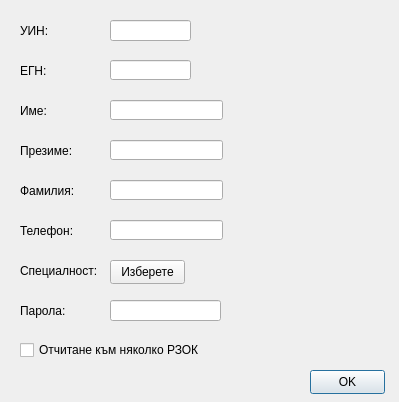
<?xml version="1.0" encoding="UTF-8"?>
<ui version="4.0">
 <class>DoctorSettingsDialog</class>
 <widget class="QDialog" name="DoctorSettingsDialog">
  <property name="geometry">
   <rect>
    <x>0</x>
    <y>0</y>
    <width>399</width>
    <height>402</height>
   </rect>
  </property>
  <property name="sizePolicy">
   <sizepolicy hsizetype="Fixed" vsizetype="Fixed">
    <horstretch>0</horstretch>
    <verstretch>0</verstretch>
   </sizepolicy>
  </property>
  <property name="windowTitle">
   <string>DoctorSettingsDialog</string>
  </property>
  <widget class="LineEdit" name="lpkEdit">
   <property name="geometry">
    <rect>
     <x>110</x>
     <y>20</y>
     <width>81</width>
     <height>21</height>
    </rect>
   </property>
   <property name="maxLength">
    <number>9</number>
   </property>
  </widget>
  <widget class="QLabel" name="label">
   <property name="geometry">
    <rect>
     <x>20</x>
     <y>20</y>
     <width>49</width>
     <height>21</height>
    </rect>
   </property>
   <property name="text">
    <string>УИН:</string>
   </property>
  </widget>
  <widget class="QLabel" name="label_2">
   <property name="geometry">
    <rect>
     <x>20</x>
     <y>100</y>
     <width>49</width>
     <height>21</height>
    </rect>
   </property>
   <property name="text">
    <string>Име:</string>
   </property>
  </widget>
  <widget class="QLabel" name="label_3">
   <property name="geometry">
    <rect>
     <x>20</x>
     <y>180</y>
     <width>71</width>
     <height>21</height>
    </rect>
   </property>
   <property name="text">
    <string>Фамилия:</string>
   </property>
  </widget>
  <widget class="QLabel" name="label_4">
   <property name="geometry">
    <rect>
     <x>20</x>
     <y>60</y>
     <width>61</width>
     <height>21</height>
    </rect>
   </property>
   <property name="text">
    <string>ЕГН:</string>
   </property>
  </widget>
  <widget class="QPushButton" name="okButton">
   <property name="geometry">
    <rect>
     <x>310</x>
     <y>370</y>
     <width>75</width>
     <height>24</height>
    </rect>
   </property>
   <property name="text">
    <string>OK</string>
   </property>
   <property name="default">
    <bool>true</bool>
   </property>
  </widget>
  <widget class="LineEdit" name="egnLineEdit">
   <property name="geometry">
    <rect>
     <x>110</x>
     <y>60</y>
     <width>81</width>
     <height>20</height>
    </rect>
   </property>
   <property name="text">
    <string/>
   </property>
   <property name="maxLength">
    <number>10</number>
   </property>
  </widget>
  <widget class="QLabel" name="label_7">
   <property name="geometry">
    <rect>
     <x>20</x>
     <y>300</y>
     <width>51</width>
     <height>21</height>
    </rect>
   </property>
   <property name="text">
    <string>Парола:</string>
   </property>
  </widget>
  <widget class="LineEdit" name="passEdit">
   <property name="geometry">
    <rect>
     <x>110</x>
     <y>300</y>
     <width>111</width>
     <height>21</height>
    </rect>
   </property>
   <property name="maxLength">
    <number>10</number>
   </property>
   <property name="echoMode">
    <enum>QLineEdit::Normal</enum>
   </property>
  </widget>
  <widget class="NameEdit" name="fNameEdit">
   <property name="geometry">
    <rect>
     <x>110</x>
     <y>100</y>
     <width>113</width>
     <height>20</height>
    </rect>
   </property>
   <property name="maxLength">
    <number>50</number>
   </property>
  </widget>
  <widget class="NameEdit" name="lNameEdit">
   <property name="geometry">
    <rect>
     <x>110</x>
     <y>180</y>
     <width>113</width>
     <height>20</height>
    </rect>
   </property>
   <property name="maxLength">
    <number>50</number>
   </property>
  </widget>
  <widget class="QLabel" name="iconLabel">
   <property name="geometry">
    <rect>
     <x>310</x>
     <y>20</y>
     <width>61</width>
     <height>51</height>
    </rect>
   </property>
   <property name="text">
    <string/>
   </property>
  </widget>
  <widget class="QLabel" name="errorLabel">
   <property name="geometry">
    <rect>
     <x>20</x>
     <y>370</y>
     <width>261</width>
     <height>21</height>
    </rect>
   </property>
   <property name="styleSheet">
    <string notr="true">color : red;</string>
   </property>
   <property name="text">
    <string/>
   </property>
  </widget>
  <widget class="NameEdit" name="mNameEdit">
   <property name="geometry">
    <rect>
     <x>110</x>
     <y>140</y>
     <width>113</width>
     <height>20</height>
    </rect>
   </property>
   <property name="maxLength">
    <number>50</number>
   </property>
  </widget>
  <widget class="QLabel" name="label_6">
   <property name="geometry">
    <rect>
     <x>20</x>
     <y>140</y>
     <width>71</width>
     <height>21</height>
    </rect>
   </property>
   <property name="text">
    <string>Презиме:</string>
   </property>
  </widget>
  <widget class="QCheckBox" name="severalRHIFcheck">
   <property name="geometry">
    <rect>
     <x>20</x>
     <y>340</y>
     <width>191</width>
     <height>20</height>
    </rect>
   </property>
   <property name="text">
    <string>Отчитане към няколко РЗОК</string>
   </property>
  </widget>
  <widget class="LineEdit" name="phoneEdit">
   <property name="geometry">
    <rect>
     <x>110</x>
     <y>220</y>
     <width>113</width>
     <height>20</height>
    </rect>
   </property>
   <property name="maxLength">
    <number>50</number>
   </property>
  </widget>
  <widget class="QLabel" name="label_8">
   <property name="geometry">
    <rect>
     <x>20</x>
     <y>220</y>
     <width>71</width>
     <height>21</height>
    </rect>
   </property>
   <property name="text">
    <string>Телефон:</string>
   </property>
  </widget>
  <widget class="QLabel" name="label_9">
   <property name="geometry">
    <rect>
     <x>20</x>
     <y>260</y>
     <width>91</width>
     <height>21</height>
    </rect>
   </property>
   <property name="text">
    <string>Специалност:</string>
   </property>
  </widget>
  <widget class="QPushButton" name="specialtyButton">
   <property name="geometry">
    <rect>
     <x>110</x>
     <y>260</y>
     <width>75</width>
     <height>24</height>
    </rect>
   </property>
   <property name="text">
    <string>Изберете</string>
   </property>
  </widget>
 </widget>
 <layoutdefault spacing="6" margin="11"/>
 <customwidgets>
  <customwidget>
   <class>NameEdit</class>
   <extends>QLineEdit</extends>
   <header>View/uiComponents/NameEdit.h</header>
  </customwidget>
  <customwidget>
   <class>LineEdit</class>
   <extends>QLineEdit</extends>
   <header>View/uiComponents/LineEdit.h</header>
  </customwidget>
 </customwidgets>
 <tabstops>
  <tabstop>lpkEdit</tabstop>
  <tabstop>egnLineEdit</tabstop>
  <tabstop>fNameEdit</tabstop>
  <tabstop>mNameEdit</tabstop>
  <tabstop>lNameEdit</tabstop>
  <tabstop>phoneEdit</tabstop>
  <tabstop>specialtyButton</tabstop>
  <tabstop>passEdit</tabstop>
  <tabstop>severalRHIFcheck</tabstop>
  <tabstop>okButton</tabstop>
 </tabstops>
 <resources/>
 <connections/>
</ui>
